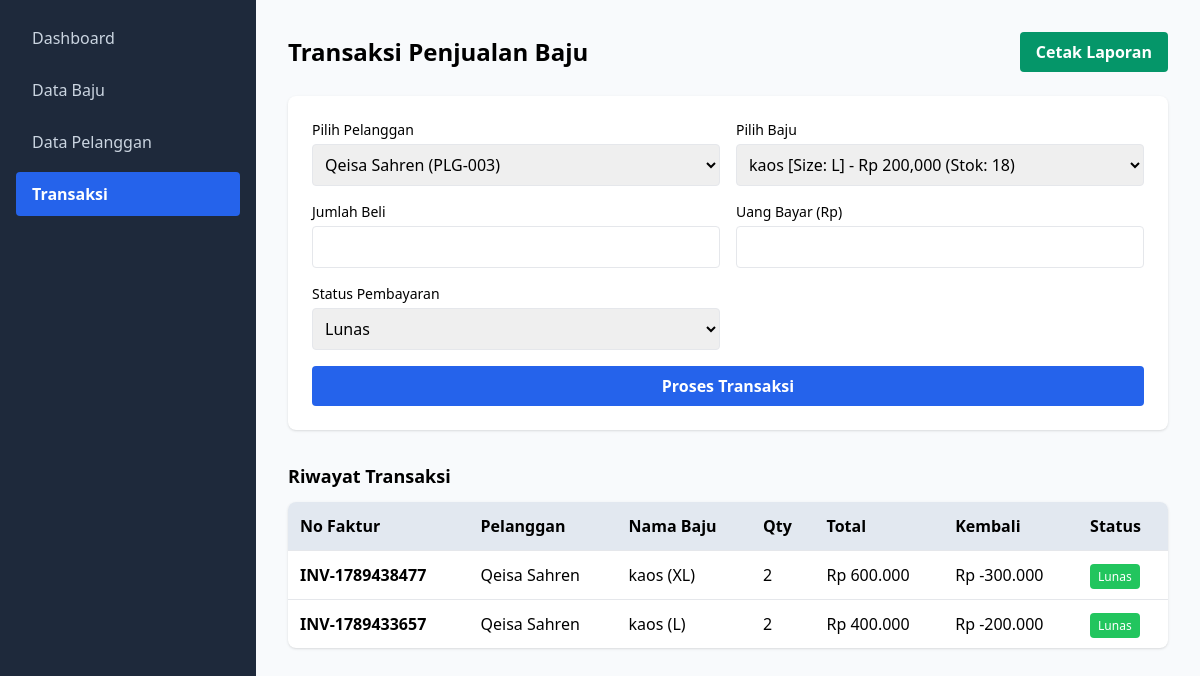
The app's page /toko_baju/transaksi.php (signed in) with its own data.
### tables this page shows
CREATE TABLE `penjualan` (
  `id` int(11) NOT NULL,
  `no_faktur` varchar(30) NOT NULL,
  `tgl_transaksi` datetime NOT NULL,
  `id_pelanggan` int(11) NOT NULL,
  `id_baju` int(11) NOT NULL,
  `jumlah` int(11) NOT NULL,
  `total_harga` int(11) NOT NULL,
  `bayar` int(11) NOT NULL,
  `kembalian` int(11) NOT NULL,
  `status_pembayaran` enum('Lunas','Pending') NOT NULL,
  `id_user` int(11) NOT NULL
);

CREATE TABLE `pelanggan` (
  `id` int(11) NOT NULL,
  `kode_pelanggan` varchar(20) NOT NULL,
  `nama` varchar(100) NOT NULL,
  `no_hp` varchar(15) NOT NULL,
  `alamat` text NOT NULL
);

CREATE TABLE `baju` (
  `id` int(11) NOT NULL,
  `kode_baju` varchar(20) NOT NULL,
  `nama_baju` varchar(100) NOT NULL,
  `merk` varchar(50) NOT NULL,
  `ukuran` enum('S','M','L','XL','XXL') NOT NULL,
  `harga` int(11) NOT NULL,
  `stok` int(11) NOT NULL
);

### toko_baju/transaksi.php (the view, shortened to what this page needs)
<?php
require 'config.php';
$baju      = mysqli_query($koneksi, "SELECT * FROM baju WHERE stok > 0");
$pelanggan = mysqli_query($koneksi, "SELECT * FROM pelanggan");
$transaksi = mysqli_query($koneksi, "SELECT p.*, c.nama as nama_pelanggan, b.nama_baju, b.ukuran FROM penjualan p JOIN pelanggan c ON p.id_pelanggan = c.id JOIN baju b ON p.id_baju = b.id ORDER BY p.id DESC");
?>
<!DOCTYPE html>
<html lang="id">
<head>
    <script src="https://cdn.tailwindcss.com"></script>
</head>
<body class="bg-slate-50 min-h-screen">
    <div class="flex">
        <div class="w-64 bg-slate-800 min-h-screen text-white p-4 space-y-2">
            <a href="dashboard.php" class="block py-2.5 px-4 text-slate-300 hover:bg-slate-700 rounded">Dashboard</a>
            <a href="baju.php" class="block py-2.5 px-4 text-slate-300 hover:bg-slate-700 rounded">Data Baju</a>
            <a href="pelanggan.php" class="block py-2.5 px-4 text-slate-300 hover:bg-slate-700 rounded">Data Pelanggan</a>
            <a href="transaksi.php" class="block py-2.5 px-4 bg-blue-600 rounded font-semibold">Transaksi</a>
        </div>
        <div class="flex-1 p-8">
            <div class="flex justify-between items-center mb-6">
                <h2 class="text-2xl font-bold">Transaksi Penjualan Baju</h2>
                <a href="cetak_laporan.php" target="_blank" class="bg-emerald-600 text-white px-4 py-2 rounded hover:bg-emerald-700 font-semibold">Cetak Laporan</a>
            </div>
            <form method="POST" class="bg-white p-6 rounded-lg shadow mb-8 grid grid-cols-2 gap-4">
                <div>
                    <label class="block mb-1 text-sm">Pilih Pelanggan</label>
                    <select name="id_pelanggan" required class="w-full border p-2 rounded">
                        <?php while ($p = mysqli_fetch_assoc($pelanggan)): ?>
                            <option value="<?= $p['id'] ?>"><?= $p['nama'] ?> (<?= $p['kode_pelanggan'] ?>)</option>
                        <?php endwhile; ?>
                    </select>
                </div>
                <div>
                    <label class="block mb-1 text-sm">Pilih Baju</label>
                    <select name="id_baju" required class="w-full border p-2 rounded">
                        <?php while ($b = mysqli_fetch_assoc($baju)): ?>
                            <option value="<?= $b['id'] ?>"><?= $b['nama_baju'] ?> [Size: <?= $b['ukuran'] ?>] - Rp <?= number_format($b['harga']) ?> (Stok: <?= $b['stok'] ?>)</option>
                        <?php endwhile; ?>
                    </select>
                </div>
                <div>
                    <label class="block mb-1 text-sm">Jumlah Beli</label>
                    <input type="number" name="jumlah" min="1" required class="w-full border p-2 rounded">
                </div>
                <div>
                    <label class="block mb-1 text-sm">Uang Bayar (Rp)</label>
                    <input type="number" name="bayar" required class="w-full border p-2 rounded">
                </div>
                <div>
                    <label class="block mb-1 text-sm">Status Pembayaran</label>
                    <select name="status_pembayaran" class="w-full border p-2 rounded">
                        <option value="Lunas">Lunas</option>
                    </select>
                </div>
                <div class="col-span-2">
                    <button type="submit" name="simpan_transaksi" class="w-full bg-blue-600 text-white py-2 rounded hover:bg-blue-700 font-semibold">Proses Transaksi</button>
                </div>
            </form>
            <h3 class="text-lg font-bold mb-3">Riwayat Transaksi</h3>
            <table class="w-full bg-white rounded-lg shadow overflow-hidden">
                <thead class="bg-slate-200">
                    <tr class="text-left">
                        <th class="p-3">No Faktur</th>
                        <th class="p-3">Pelanggan</th>
                        <th class="p-3">Nama Baju</th>
                        <th class="p-3">Qty</th>
                        <th class="p-3">Total</th>
                        <th class="p-3">Kembali</th>
                        <th class="p-3">Status</th>
                    </tr>
                </thead>
                <tbody>
                    <?php while ($row = mysqli_fetch_assoc($transaksi)): ?>
                    <tr class="border-t">
                        <td class="p-3 font-semibold"><?= $row['no_faktur'] ?></td>
                        <td class="p-3"><?= $row['nama_pelanggan'] ?></td>
                        <td class="p-3"><?= $row['nama_baju'] ?> (<?= $row['ukuran'] ?>)</td>
                        <td class="p-3"><?= $row['jumlah'] ?></td>
                        <td class="p-3">Rp <?= number_format($row['total_harga'], 0, ',', '.') ?></td>
                        <td class="p-3">Rp <?= number_format($row['kembalian'], 0, ',', '.') ?></td>
                        <td class="p-3">
                            <span class="px-2 py-1 rounded text-xs text-white <?= $row['status_pembayaran'] === 'Lunas' ? 'bg-green-500' : 'bg-yellow-500' ?>">
                                <?= $row['status_pembayaran'] ?>
                            </span>
                        </td>
                    </tr>
                    <?php endwhile; ?>
                </tbody>
            </table>
        </div>
    </div>
</body>
</html>

### records on screen
penjualan: no_faktur "INV-1789438477", id_pelanggan.nama "Qeisa Sahren", id_baju.nama_baju "kaos", id_baju.ukuran "XL", jumlah "2", total_harga "600.000", kembalian "-300.000", status_pembayaran "Lunas"
penjualan: no_faktur "INV-1789433657", id_pelanggan.nama "Qeisa Sahren", id_baju.nama_baju "kaos", id_baju.ukuran "L", jumlah "2", total_harga "400.000", kembalian "-200.000", status_pembayaran "Lunas"

### other values on screen
form field id_pelanggan "Qeisa Sahren (PLG-003)"
form field id_baju "kaos [Size: L] - Rp 200,000 (Stok: 18)"
